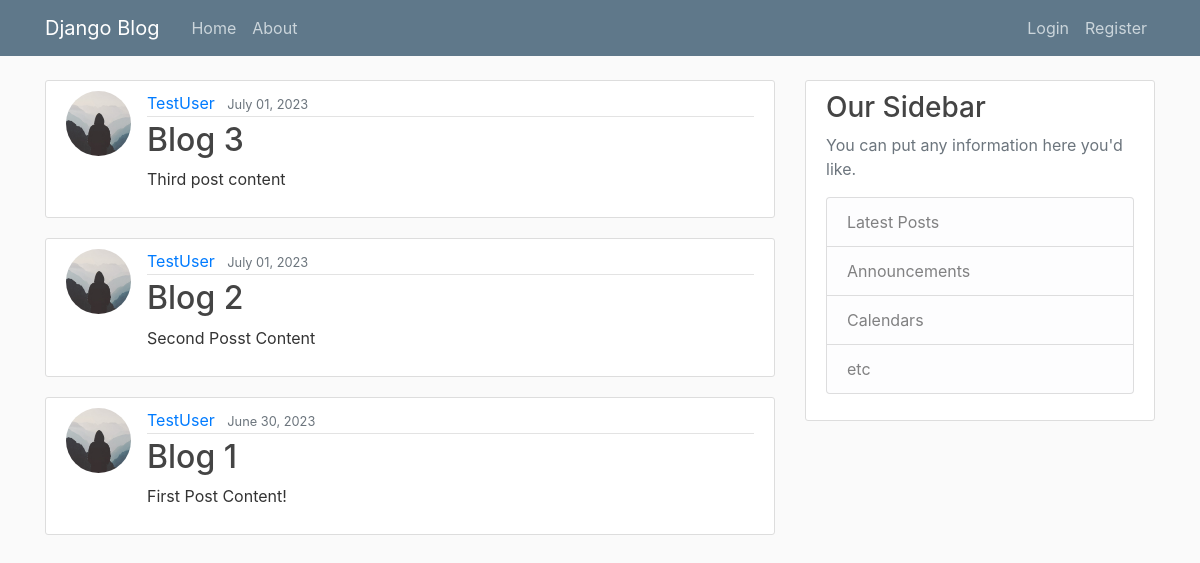
/, run on an earlier commit of the app's database.
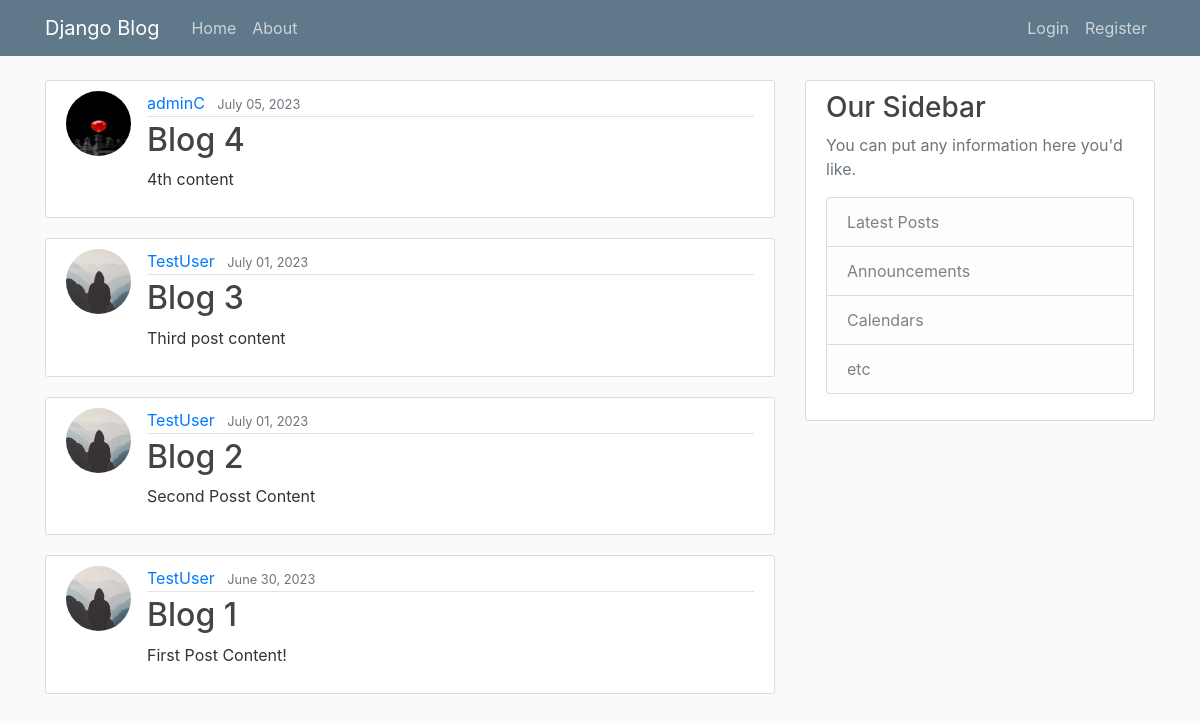
And on a later commit of the database.
### blog/models.py (models this page shows, shortened)
class Post(models.Model):
    title = models.CharField(max_length=100)
    content = models.TextField()
    date_posted = models.DateTimeField(default=timezone.now)
    author = models.ForeignKey(User, on_delete=models.CASCADE)

### users/models.py (models this page shows, shortened)
class Profile(models.Model): #Creates profile in database
    user = models.OneToOneField(User, on_delete=models.CASCADE)
    image = models.ImageField(default='default.jpg', upload_to='profile_pics')

### blog/views.py (the view)
# urls.py: path('', PostListView.as_view(), name='blog-home'),
class PostListView(ListView):
    model = Post
    template_name = 'blog/home.html' #Sets the template
    context_object_name = 'posts' #Sets the context
    ordering = ['-date_posted'] #Sets latest posts first
    paginate_by = 5 #Configures paginator

### blog/templates/blog/home.html (shortened to what this page needs)
{% extends "blog/base.html" %}
{% block content %}
    {% for post in posts %}
        <article class="media content-section">
            <img class="rounded-circle article-img" src="{{ post.author.profile.image.url }}" alt="">
            <div class="media-body">
                <div class="article-metadata">
                    <a class="mr-2" href="{% url 'user-posts' post.author.username %}">{{ post.author }}</a>
                    <small class="text-muted">{{ post.date_posted|date:"F d, Y" }}</small>
                </div>
                <h2><a class="article-title" href="{% url 'post-detail' post.id %}">{{ post.title }}</a></h2>
                <p class="article-content">{{ post.content }}</p>
            </div>
        </article>
    {% endfor %}
{% endblock content %}

What changed in the data, as far as the page shows it:
added Post: author.profile.image (picture), author "adminC", date_posted "July 05, 2023", title "Blog 4", content "4th content"
